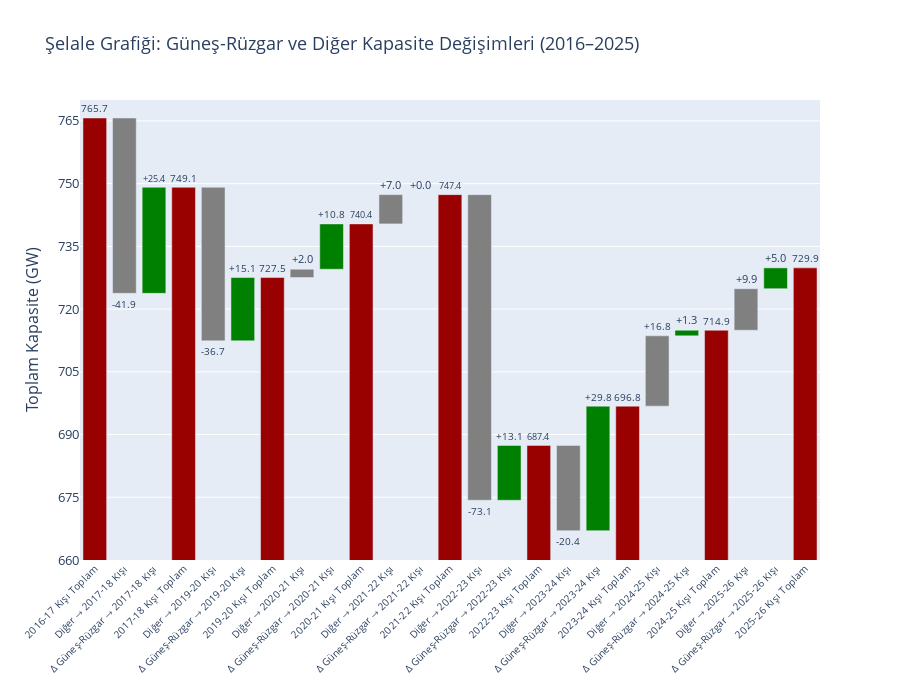

The code cell stored with this chart in its notebook:
### Code cell
import plotly.graph_objects as go
import pandas as pd

# Data
data = {
    'Period':  ['2016 Kış', '2017 Kış', '2019-11', '2020-11', '2021-11',
                '2022-11', '2023-11', '2024-11', '2025-11'],
    'Solar':   [ 89.97,  115.34,  130.48,  141.32,  141.32,
                154.45,  184.23,  185.56,  190.55],
    'Other':   [675.73,  633.79,  597.07,  599.05,  606.05,
                532.96,  512.56,  529.38,  539.31],
    'Total':   [765.70,  749.13,  727.55,  740.37,  747.37,
                687.41,  696.79,  714.94,  729.86]
}

df = pd.DataFrame(data)

# ───────────────────────────────────────────────
# Helper to format dates to Turkish "YYYY-YY Kışı"
# ───────────────────────────────────────────────
def get_turkish_label(raw_period):
    # Take the first 4 characters (the year) from string
    year = int(str(raw_period)[:4])
    # Calculate next year's last 2 digits
    next_year_short = str(year + 1)[-2:]
    return f"{year}-{next_year_short} Kışı"

# ───────────────────────────────────────────────
# Calculate Waterfall Steps for go.Bar
# ───────────────────────────────────────────────

x_labels = []
y_values = [] 
bases = []    
text = []
colors = []

# Tracker for the running total
current_level = 0

# 1. Starting Point
start_val = df['Total'].iloc[0]
start_label = get_turkish_label(df['Period'].iloc[0])

x_labels.append(f"{start_label} Toplam")  # Changed to Turkish
y_values.append(start_val)
bases.append(0)           
text.append(f"{start_val:.1f}")
colors.append("#990000")   
current_level = start_val

# 2. Loop through periods
for i in range(1, len(df)):
    curr_total = df['Total'].iloc[i]
    formatted_period = get_turkish_label(df['Period'].iloc[i])
    
    delta_o = df['Other'].iloc[i] - df['Other'].iloc[i-1]
    delta_s = df['Solar'].iloc[i] - df['Solar'].iloc[i-1]
    
    # -- Bar 1: Other (Diğer) Change --
    x_labels.append(f"Diğer → {formatted_period}") # Turkish Label
    y_values.append(delta_o)
    bases.append(current_level)
    text.append(f"{delta_o:+.1f}")
    colors.append("gray")      
    current_level += delta_o   
    
    # -- Bar 2: Solar (Güneş-Rüzgar) Change --
    x_labels.append(f"Δ Güneş-Rüzgar → {formatted_period}") # Turkish Label
    y_values.append(delta_s)
    bases.append(current_level)
    text.append(f"{delta_s:+.1f}")
    colors.append("green")     
    current_level += delta_s
    
    # -- Bar 3: Ending Total (Toplam) --
    x_labels.append(f"{formatted_period} Toplam") # Turkish Label
    y_values.append(curr_total)
    bases.append(0)            
    text.append(f"{curr_total:.1f}")
    colors.append("#990000")   
    
    # Reset current_level
    current_level = curr_total

# ───────────────────────────────────────────────
# Create figure using go.Bar
# ───────────────────────────────────────────────

fig = go.Figure(go.Bar(
    x            = x_labels,
    y            = y_values,
    base         = bases,          
    marker_color = colors,         
    text         = text,
    textposition = "outside",
    textfont     = dict(size=11),
))

fig.update_layout(
    title       = "Şelale Grafiği: Güneş-Rüzgar ve Diğer Kapasite Değişimleri (2016–2025)",
    yaxis_title = "Toplam Kapasite (GW)", # Updated to Turkish
    height      = 700,
    font        = dict(size=13),
    showlegend  = False,
    margin      = dict(b=140), # Increased bottom margin for longer labels
    yaxis       = dict(
        range     = [660, 770],
        tickmode  = 'linear',
        dtick     = 15,
    ),
)

fig.update_xaxes(tickangle=-45, tickfont=dict(size=10))

fig.show()

### Figure 1 — Plotly figure (JSON) as saved in the notebook; plotly's stock layout.template omitted (floating-point values rounded to 4 significant figures)
{"data": [{"base": [0, 765.7, 723.8, 0, 749.1, 712.4, 0, 727.5, 729.5, 0, 740.4, 747.4, 0, 747.4, 674.3, 0, 687.4, 667.0, 0, 696.8, 713.6, 0, 714.9, 724.9, 0], "marker": {"color": ["#990000", "gray", "green", "#990000", "gray", "green", "#990000", "gray", "green", "#990000", "gray", "green", "#990000", "gray", "green", "#990000", "gray", "green", "#990000", "gray", "green", "#990000", "gray", "green", "#990000"]}, "text": ["765.7", "-41.9", "+25.4", "749.1", "-36.7", "+15.1", "727.5", "+2.0", "+10.8", "740.4", "+7.0", "+0.0", "747.4", "-73.1", "+13.1", "687.4", "-20.4", "+29.8", "696.8", "+16.8", "+1.3", "714.9", "+9.9", "+5.0", "729.9"], "textfont": {"size": 11}, "textposition": "outside", "type": "bar", "x": ["2016-17 Kışı Toplam", "Diğer → 2017-18 Kışı", "Δ Güneş-Rüzgar → 2017-18 Kışı", "2017-18 Kışı Toplam", "Diğer → 2019-20 Kışı", "Δ Güneş-Rüzgar → 2019-20 Kışı", "2019-20 Kışı Toplam", "Diğer → 2020-21 Kışı", "Δ Güneş-Rüzgar → 2020-21 Kışı", "2020-21 Kışı Toplam", "Diğer → 2021-22 Kışı", "Δ Güneş-Rüzgar → 2021-22 Kışı", "2021-22 Kışı Toplam", "Diğer → 2022-23 Kışı", "Δ Güneş-Rüzgar → 2022-23 Kışı", "2022-23 Kışı Toplam", "Diğer → 2023-24 Kışı", "Δ Güneş-Rüzgar → 2023-24 Kışı", "2023-24 Kışı Toplam", "Diğer → 2024-25 Kışı", "Δ Güneş-Rüzgar → 2024-25 Kışı", "2024-25 Kışı Toplam", "Diğer → 2025-26 Kışı", "Δ Güneş-Rüzgar → 2025-26 Kışı", "2025-26 Kışı Toplam"], "y": [765.7, -41.94, 25.37, 749.1, -36.72, 15.14, 727.5, 1.98, 10.84, 740.4, 7, 0, 747.4, -73.09, 13.13, 687.4, -20.4, 29.78, 696.8, 16.82, 1.33, 714.9, 9.93, 4.99, 729.9]}], "layout": {"font": {"size": 13}, "height": 700, "margin": {"b": 140}, "showlegend": false, "title": {"text": "Şelale Grafiği: Güneş-Rüzgar ve Diğer Kapasite Değişimleri (2016–2025)"}, "xaxis": {"tickangle": -45, "tickfont": {"size": 10}}, "yaxis": {"dtick": 15, "range": [660, 770], "tickmode": "linear", "title": {"text": "Toplam Kapasite (GW)"}}}}
